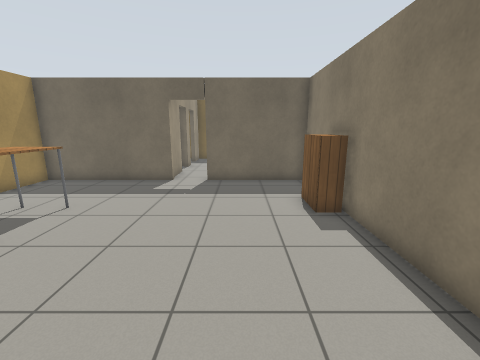
view 1 (above)

24 first-person views from a walk through a robot-simulator world made for Gazebo. The camera is 1.3 m above the floor, tilts 12° down and sees 90° across. The floor is counted in squares, 0.5 m on a side. Each view is taken from the middle of a square. On the plan, view 1 faces up. The plan holds only what a view shows up to about 17 squares ahead; the rest is blank. Simple patterns stand in for the simulator's built-in surfaces.

view 2
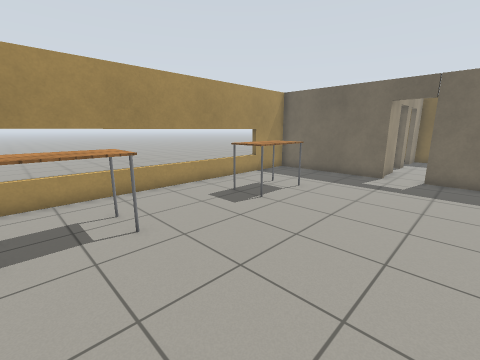

view 3
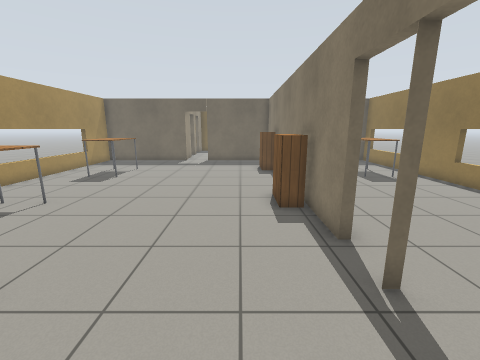

view 4
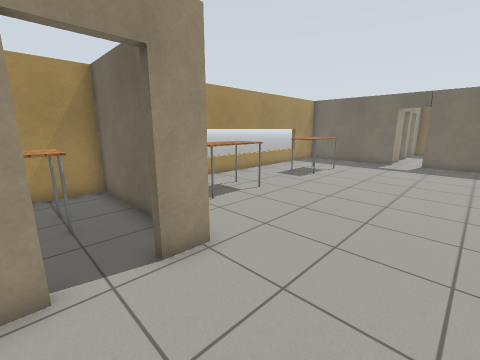

view 5
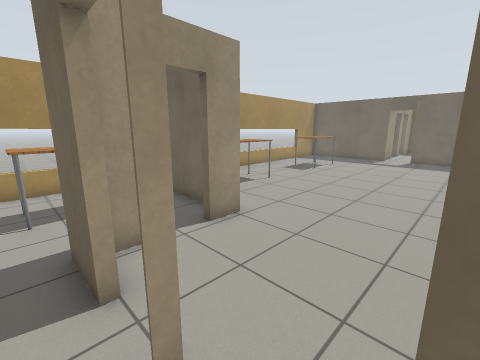

view 6
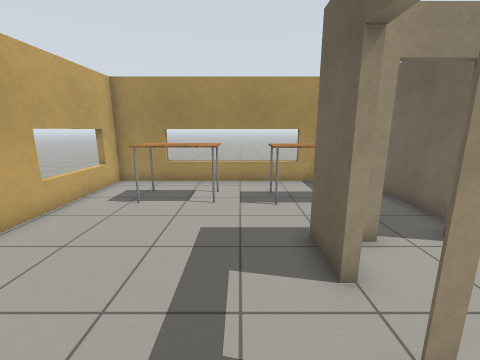

view 7
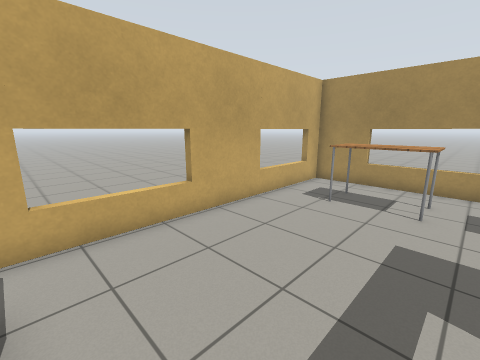

view 8
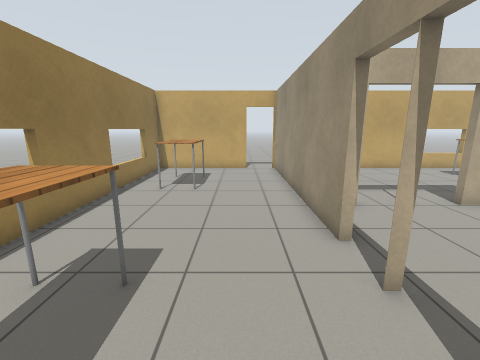

view 9
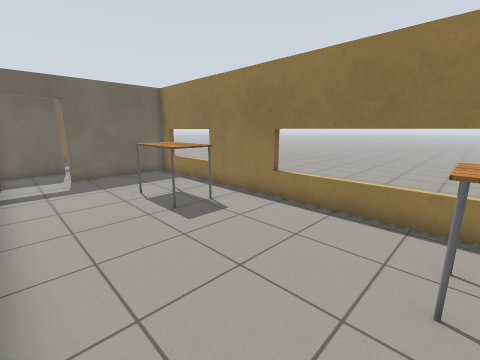

view 10
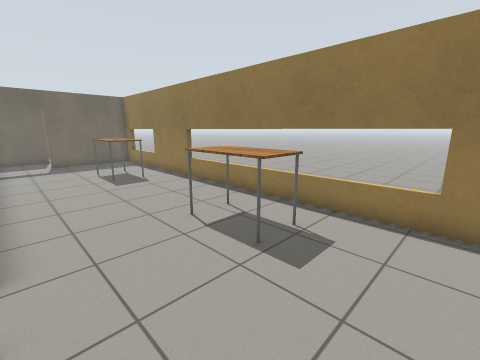

view 11
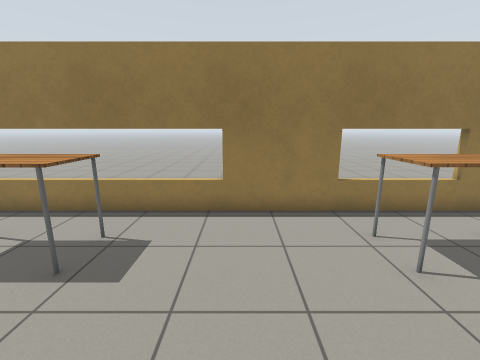

view 12
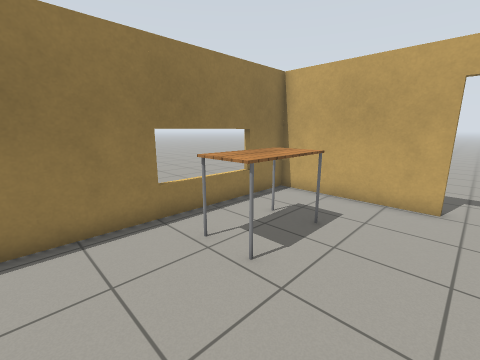

view 13
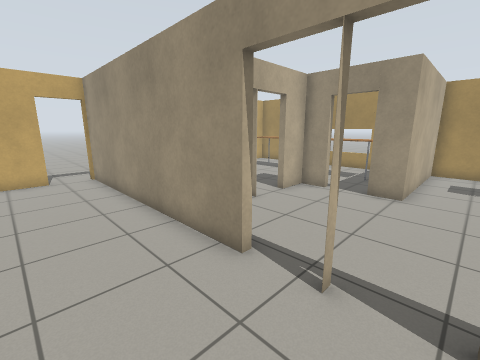

view 14
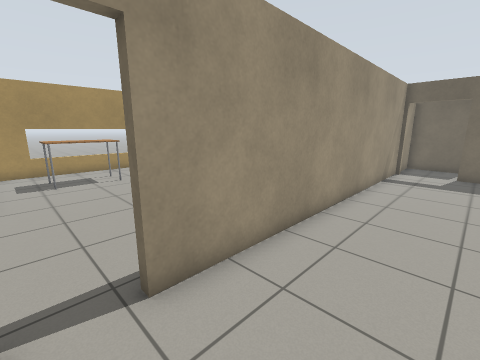

view 15
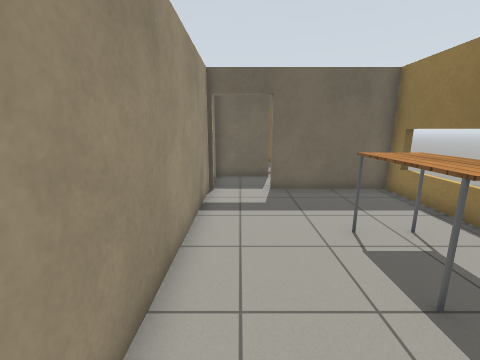

view 16
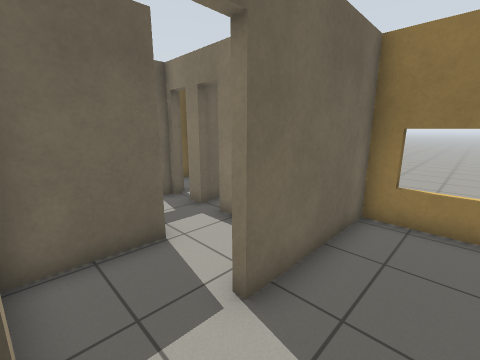

view 17
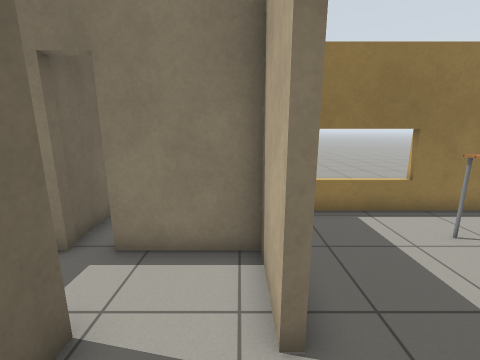

view 18
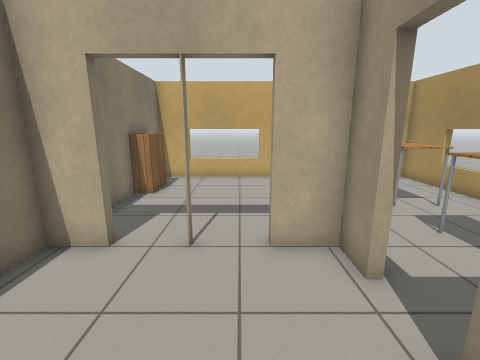

view 19
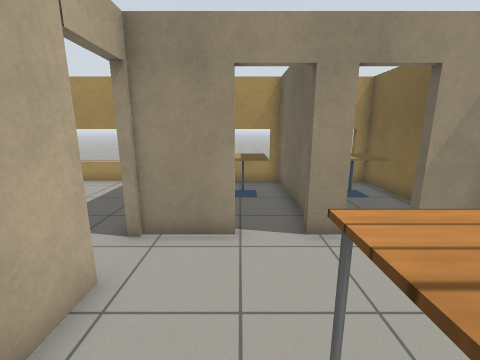

view 20
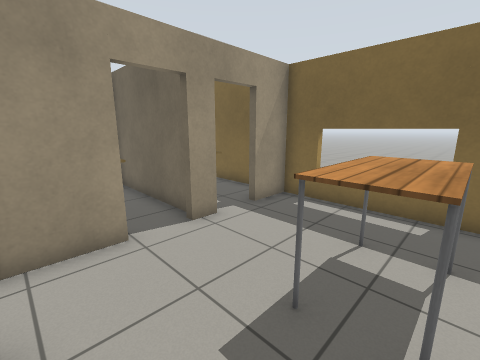

view 21
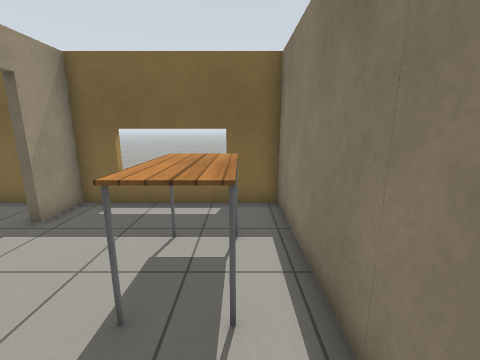

view 22
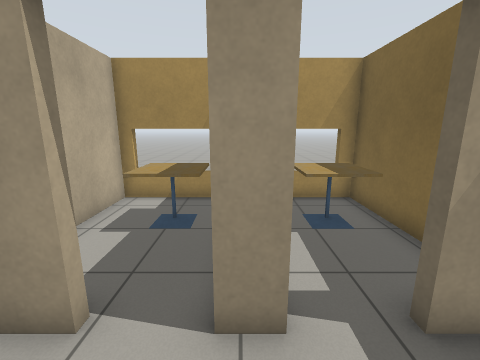

view 23
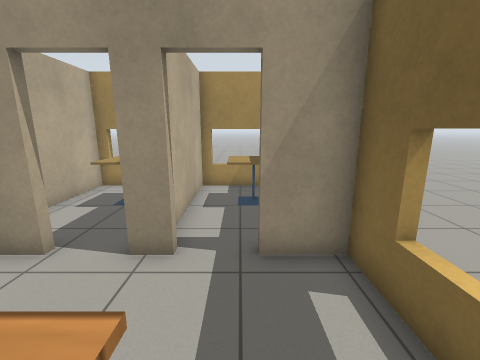

view 24
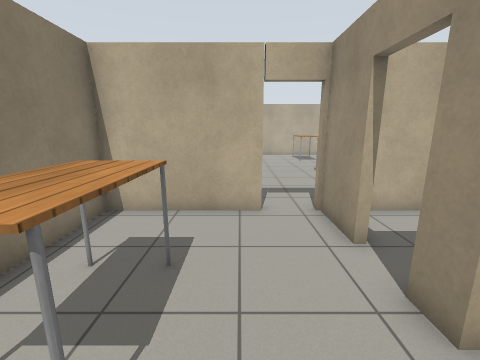

### Floor plan
Ten units are one square. View 1 is at (0, 0); x grows to the right and y downward. Boxes are objects, and circles mark ways between rooms. Rooms are numbered by the first view taken in them; rooms with no view inside come last. Other rooms are left out.
<svg viewBox="-105 -218 224 398">
<path fill="none" stroke="#000" d="M34 -14 34 -65M34 27 34 5M34 -94 34 -122 -17 -122M-34 -122 -100 -122 -100 48 -32 48 -32 60M-32 78 -32 90 -17 90M20 90 34 90 34 79M-17 93 -36 93M-45 51 -100 51 -100 171 34 171 34 154M34 135 34 118M37 5 37 27M37 63 37 135M37 -65 37 -14M37 154 37 175M37 -122 37 -94M55 171 114 171 114 -122 64 -122M66 -151 37 -152 37 -135M88 -166 88 -175M64 -125 88 -125 88 -158M-36 -176 -36 -167M-36 -150 -36 -121M-17 -125 34 -125 34 -213 -36 -213 -36 -194M-39 -170 -100 -170 -100 -125 -52 -125M-56 -213 -100 -213 -100 -173 -51 -173"/>
<rect x="-75" y="-5" width="20" height="30" fill="#bbb"><title>table</title></rect>
<rect x="-75" y="-85" width="20" height="40" fill="#bbb"><title>table</title></rect>
<rect x="25" y="-15" width="10" height="20" fill="#bbb"><title>bookshelf</title></rect>
<rect x="25" y="-95" width="10" height="30" fill="#bbb"><title>bookshelf</title></rect>
<rect x="-85" y="115" width="20" height="40" fill="#bbb"><title>table</title></rect>
<rect x="-75" y="65" width="20" height="40" fill="#bbb"><title>table</title></rect>
<rect x="25" y="135" width="10" height="20" fill="#bbb"><title>bookshelf</title></rect>
<rect x="75" y="105" width="20" height="40" fill="#bbb"><title>table</title></rect>
<rect x="75" y="15" width="20" height="40" fill="#bbb"><title>table</title></rect>
<rect x="75" y="-85" width="20" height="40" fill="#bbb"><title>table</title></rect>
<rect x="5" y="-185" width="20" height="30" fill="#bbb"><title>table</title></rect>
<rect x="-85" y="-165" width="20" height="30" fill="#bbb"><title>cafe table</title></rect>
<rect x="-85" y="-205" width="20" height="20" fill="#bbb"><title>cafe table</title></rect>
<circle cx="-30" cy="65" r="3" fill="#2a7"/>
<circle cx="5" cy="90" r="3" fill="#2a7"/>
<circle cx="35" cy="45" r="3" fill="#2a7"/>
<circle cx="-25" cy="-120" r="3" fill="#2a7"/>
<circle cx="50" cy="-120" r="3" fill="#2a7"/>
<circle cx="-40" cy="-155" r="3" fill="#2a7"/>
<circle cx="-40" cy="-185" r="3" fill="#2a7"/>
<text x="-30" y="-30">1</text>
<text x="-40" y="120">2</text>
<text x="70" y="20">3</text>
<text x="70" y="-150">4</text>
<text x="-10" y="-170">5</text>
<text x="-70" y="-150">6</text>
<text x="-70" y="-190">7</text>
</svg>
Room 1 opens to room 2. Room 1 opens to room 3. Room 1 opens to room 5. Room 3 opens to room 4. Room 5 opens to room 6. Room 5 opens to room 7.

Where each view was taken, in squares from view 1:
view 1: 0 up, 0 right, facing up
view 2: 2 down, 0 right, facing up-left
view 3: 8 down, 1 right, facing up
view 4: 8 down, 1 right, facing up-left
view 5: 10 down, 2 right, facing up-left
view 6: 11 down, 2 right, facing left
view 7: 11 down, 2 right, facing down-left
view 8: 1 down, 6 right, facing down
view 9: 2 down, 4 right, facing up-right
view 10: 8 down, 4 right, facing up-right
view 11: 8 down, 4 right, facing right
view 12: 8 down, 5 right, facing down-right
view 13: 3 down, 7 right, facing down-left
view 14: 4 down, 7 right, facing up-left
view 15: 2 up, 5 right, facing up
view 16: 10 up, 4 right, facing up-right
view 17: 13 up, 4 right, facing right
view 18: 4 down, 1 left, facing down
view 19: 15 up, 2 right, facing left
view 20: 13 up, 2 right, facing up-left
view 21: 13 up, 2 right, facing up
view 22: 17 up, 1 left, facing left
view 23: 19 up, 1 right, facing left
view 24: 20 up, 1 left, facing down
